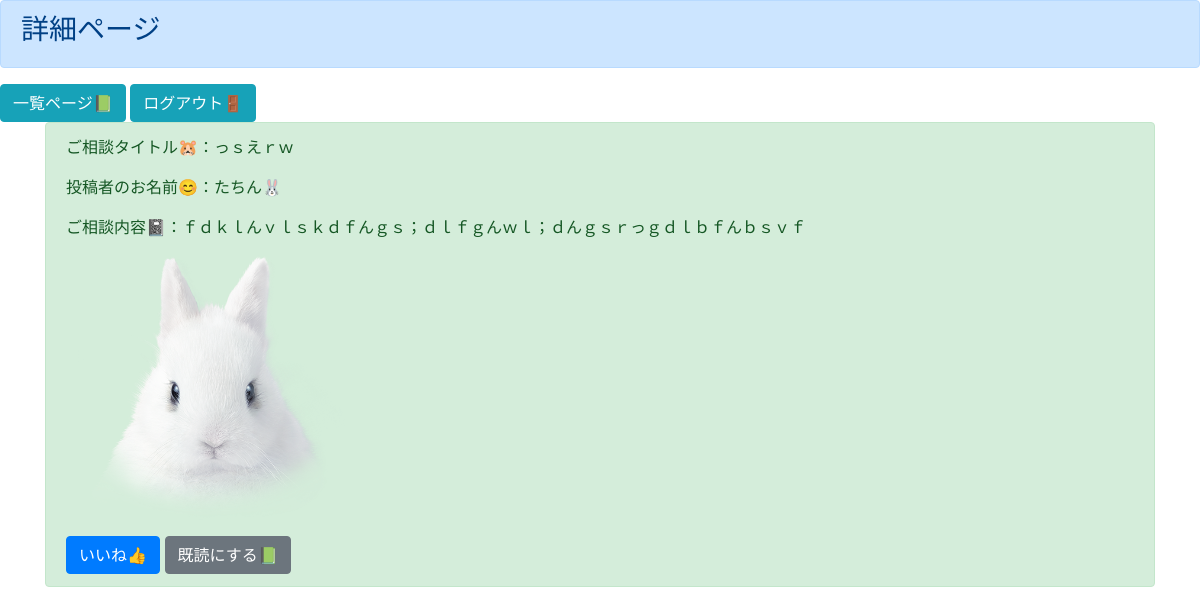
/detail/6 (signed in), run on the app's committed database.
### boardapp/models.py (models this page shows)
class BoardModel(models.Model):
    title = models.CharField(max_length=100)
    content = models.TextField()
    author = models.CharField(max_length=100)
    snsimage = models.ImageField(null=True,blank=True, upload_to='',default=None)
    good = models.IntegerField(null=True,blank=True, default=0)
    read = models.IntegerField(null=True,blank=True, default=1)
    readtext = models.TextField(null=True,blank=True, default='a')

### boardapp/views.py (the view)
# urls.py: path('detail/<int:pk>', detailfunc, name='detail'),
def detailfunc(request, pk):
    object = get_object_or_404(BoardModel, pk=pk)
    return render(request, 'detail.html', {'object':object})

### templates/detail.html
{% extends 'base.html' %}
{% block header %}
<div class="alert alert-primary" role="alert">
    <h3>詳細ページ</h3>
</div>
<a href="{% url 'list' %}" class="btn btn-info" role="button" aria-pressed="true">一覧ページ📗</a>
<a href="{% url 'logout' %}" class="btn btn-info" role="button" aria-pressed="true">ログアウト🚪</a>
{% endblock header %}
{% block content %}
{% if user.is_authenticated %}
<div class="container">
    <div class="alert alert-success" role="alert">
        <p>ご相談タイトル🐹：{{object.title}}</p>
        <p>投稿者のお名前😊：{{object.author}}</p>
        <p>ご相談内容📓：{{object.content}}</p>
        <p><img src="{{ object.snsimage.url }}" width="300"></p>
        <a href="{% url 'good' object.pk%}" class="btn btn-primary" role="button" aria-pressed="true">いいね👍</a>
        <a href="{% url 'read' object.pk%}" class="btn btn-secondary" role="button" aria-pressed="true">既読にする📗</a>
    </div>
</div>
{% else %}
You are not logged in yet! Please login first!
{% endif %}
{% endblock content %}

### data on the page
BoardModel: title "っｓえｒｗ", author "たちん🐰", content "ｆｄｋｌんｖｌｓｋｄｆんｇｓ；ｄｌｆｇんｗｌ；ｄんｇｓｒっｇｄｌｂｆんｂｓｖｆ", snsimage (picture)
